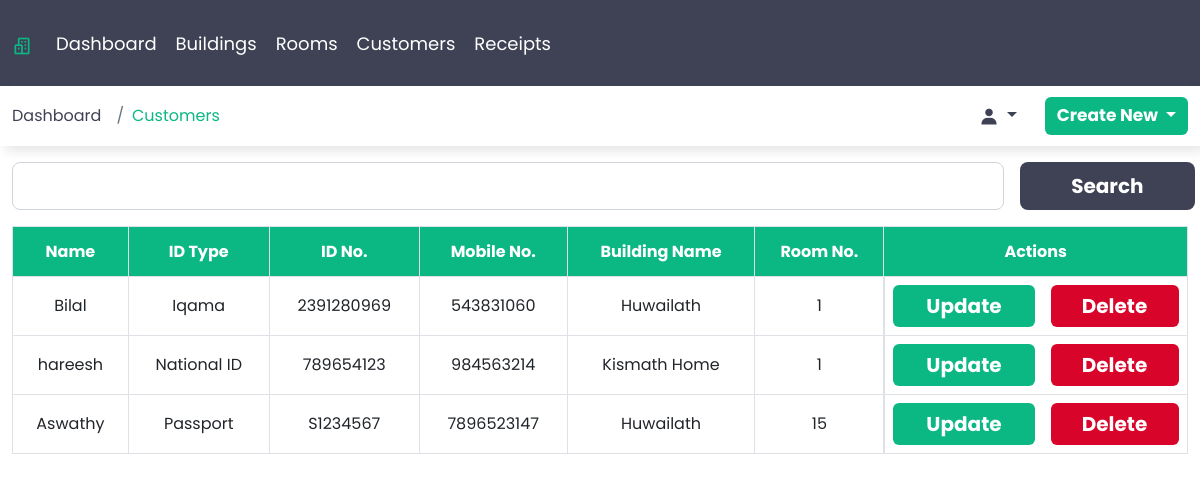
Screenshot of /customers (signed in) with the database file from the repository.
### webapp/models.py (models this page shows, shortened)
class Customer(models.Model):
    customer_name = models.CharField(max_length=50)
    mobile_number = models.IntegerField()
    id_type = models.ForeignKey(IdType, on_delete=models.DO_NOTHING)
    id_number = models.CharField(max_length=50, unique=True)
    building_name = models.ForeignKey(Building, on_delete=models.CASCADE)
    room_number = models.ForeignKey(Room, on_delete=models.DO_NOTHING)
    class Meta:
        verbose_name_plural = 'Customers'

class IdType(models.Model):
    id_type = models.CharField(max_length=50)
    class Meta:
        verbose_name_plural = 'ID Types'
    def __str__(self):
        return self.id_type

class Building(models.Model):
    building_name = models.CharField(max_length=50)
    name_of_owner = models.CharField(max_length=50)
    building_type = models.ForeignKey(BuildingType, on_delete=models.CASCADE)
    number_of_rooms = models.IntegerField()
    mobile_number = models.IntegerField()
    current_lease_period = models.DateField()
    class Meta:
        verbose_name_plural = 'Buildings'
    def __str__ (self):
        return self.building_name

class Room(models.Model):
    room_number = models.IntegerField()
    building_name = models.ForeignKey(Building, on_delete=models.CASCADE)
    room_type = models.ForeignKey(RoomType, on_delete=models.DO_NOTHING)
    room_status = models.ForeignKey(RoomStatus, on_delete=models.DO_NOTHING)
    meter_number = models.CharField(max_length=16)
    account_number = models.IntegerField()
    class Meta:
        verbose_name_plural = 'Rooms'
    def __str__ (self):
        return str(self.room_number)

### webapp/views.py (the view)
# urls.py: path('customers', views.Customers, name='customers'),
@login_required()
def Customers(request):
    customer_list = Customer.objects.all()
    return render(request, 'customers.html', {'context':'Customers', 'customer_list':customer_list})

### templates/customers.html (shortened to what this page needs)
{% extends 'base.html' %}
{% load static %}
{% block content %}
    <div class="container-fluid">
        <div class="sub-box">
            <div class="row">
                <div class="col-sm-12 mt-3">
                    <div class="row">
                        <div class="col-sm-12 col-md-12 col-lg-12 col-xl-12 col-xxl-12 search-col">
                            <form action="" class="d-flex gap-3">
                                <input type="text" class="form-control form-control-lg" id="search" >
                                <button type="submit" class="btn btn-lg search">Search</button>
                            </form>
                        </div>
                    </div>
                </div>
                <div class="col-sm-12 mt-3 table-responsive">
                    <table class="table table-hover table-bordered text-center ">
                        <thead>
                            <tr>
                            <th scope="col" class="align-middle">Name</th>
                            <th scope="col" class="align-middle">ID Type</th>
                            <th scope="col" class="align-middle">ID No.</th>
                            <th scope="col" class="align-middle">Mobile No.</th>
                            <th scope="col" class="align-middle">Building Name</th>
                            <th scope="col" class="align-middle">Room No.</th>
                            <th scope="col" class="align-middle">Actions</th>
                            </tr>
                        </thead>
                        <tbody>
                            {% for customer in customer_list %}
                                <tr>
                                <td class="align-middle">{{customer.customer_name}}</td>
                                <td class="align-middle">{{customer.id_type}}</td>
                                <td class="align-middle">{{customer.id_number}}</td>
                                <td class="align-middle">{{customer.mobile_number}}</td>
                                <td class="align-middle">{{customer.building_name}}</td>
                                <td class="align-middle">{{customer.room_number}}</td>
                                <td class="d-flex justify-content-between gap-3">
                                    <a href="{% url 'update_customer' customer.id %}" class="btn update">Update</a>
                                    <form action="{% url 'delete_customer' customer.id %}" method="post">
                                        <input type="submit" value="Delete" class="btn delete">
                                    </form>
                                </td>
                                </tr>
                            {% endfor %}
                        </tbody>
                    </table>
                </div>
            </div>
        </div>
    </div>
{% endblock %}

### static/css/style.css (style rules this page uses)
* { margin:0; padding: 0; box-sizing: border-box; }
:root { --font-primary: "Poppins", sans-serif; }
:root { --weight-700: 700; }
:root { --color-primary: #0bb783; --color-secondary: #3f4254; --color-white: white; }
body { font-family: var(--font-primary); }
a { text-decoration: none; color: var(--color-secondary)s; }
form { width: 100%; z-index: 100; }
.btn { background-color: var(--color-primary); color: var(--color-white); width: 100%; font-weight: 700; font-size: 25px; font-family: var(--font-primary); border: none; }
.btn.delete { font-size: 20px; background-color: #d90429; }
.btn.update { font-size: 20px; background-color: var(--color-primary); }
#search { width: 90%; }
.btn.search { width: 10%; font-size: 20px; background-color: var(--color-secondary); }
.search-col { padding-right: 5px; }
thead { background-color: var(--color-primary); color: var(--color-white); font-family: var(--font-primary); height: 50px; }
@media screen and (max-width: 1920px) { .btn.delete { width: 100%; } }
@media screen and (max-width: 1920px) { .btn.update { width: 100%; } }
@media screen and (max-width: 1920px) { #search { width: 82%; } }
@media screen and (max-width: 1920px) { .btn.search { width: 18%; } }
@media screen and (max-width: 1400px) { .btn.delete { width: 100%; } }
@media screen and (max-width: 1400px) { .btn.update { width: 100%; } }
@media screen and (max-width: 1400px) { #search { width: 82%; } }
@media screen and (max-width: 1400px) { .btn.search { width: 18%; } }
@media screen and (max-width: 1200px) { .btn.delete { width: 100%; } }
@media screen and (max-width: 1200px) { .btn.update { width: 100%; } }
@media screen and (max-width: 1200px) { #search { width: 85%; } }
@media screen and (max-width: 1200px) { .btn.search { width: 15%; } }

### rows the page displays
Customer: customer_name "Bilal", id_type "Iqama", id_number "2391280969", mobile_number "543831060", building_name "Huwailath", room_number "1"
Customer: customer_name "hareesh", id_type "National ID", id_number "789654123", mobile_number "984563214", building_name "Kismath Home", room_number "1"
Customer: customer_name "Aswathy", id_type "Passport", id_number "S1234567", mobile_number "7896523147", building_name "Huwailath", room_number "15"

### other values shown
{{ context }} "Customers"
